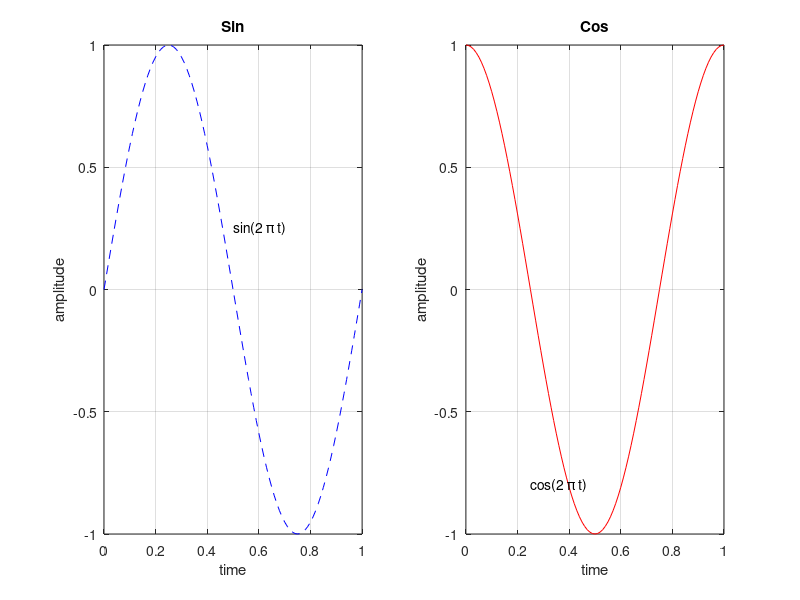

This figure's MATLAB source:
t=0:0.01:1;
z1=sin(2*pi*t);
z2=cos(2*pi*t);

figure;
subplot (1,2,1);
plot(t,z1,'--b')
title('Sin');
xlabel('time')
ylabel('amplitude')
grid on

text (0.5, 0.25, 'sin(2 \pi t)');

subplot(1,2,2);
plot(t,z2,'r')
title('Cos');
xlabel('time')
ylabel('amplitude')
grid on;

text (0.25, -0.8, 'cos(2 \pi t)');
